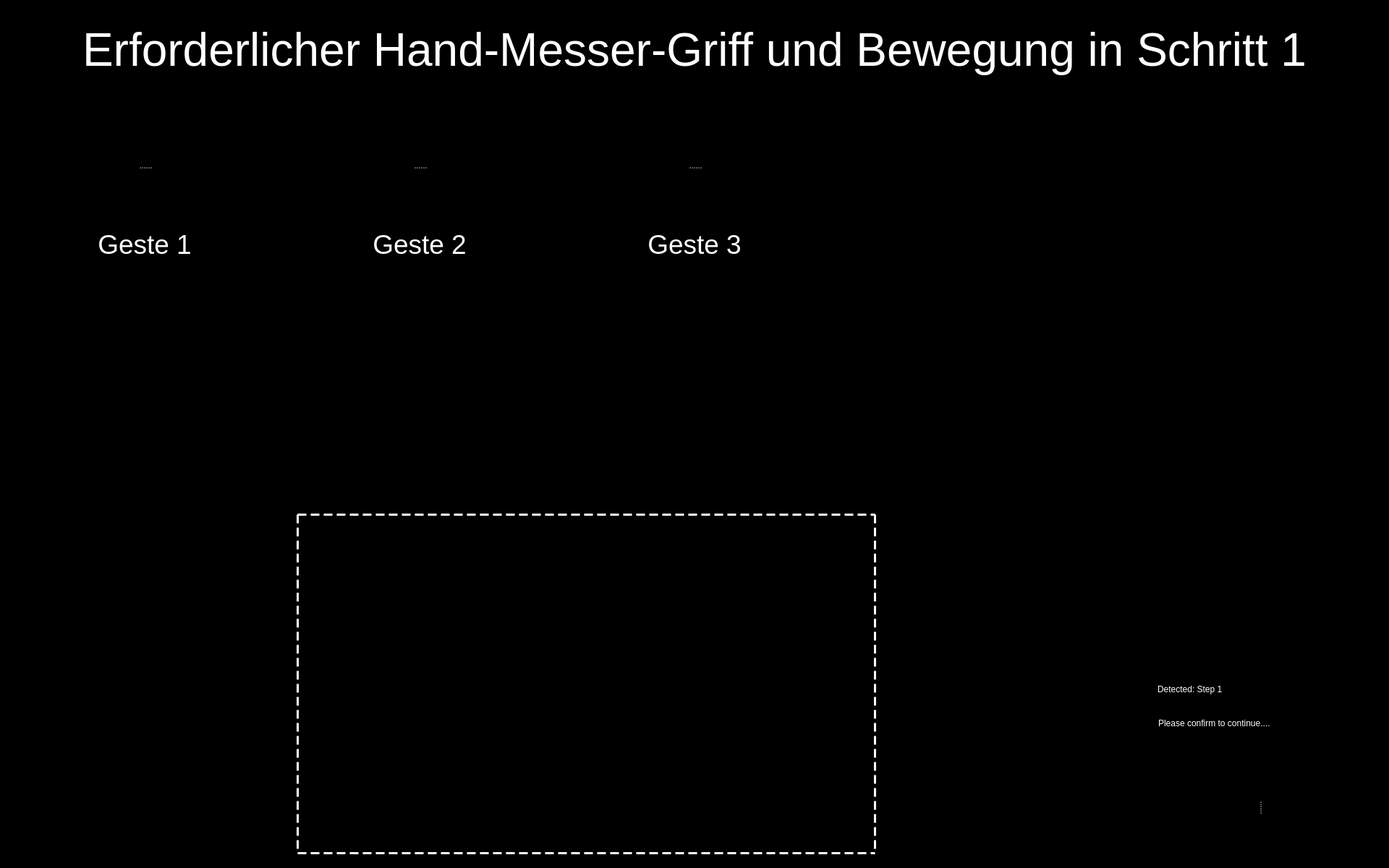
<?xml version="1.0" encoding="UTF-8"?>
<ui version="4.0">
 <class>Entry_Step_1_UI</class>
 <widget class="QWidget" name="Entry_Step_1_UI">
  <property name="windowModality">
   <enum>Qt::WindowModal</enum>
  </property>
  <property name="enabled">
   <bool>true</bool>
  </property>
  <property name="geometry">
   <rect>
    <x>0</x>
    <y>0</y>
    <width>1920</width>
    <height>1200</height>
   </rect>
  </property>
  <property name="sizePolicy">
   <sizepolicy hsizetype="Preferred" vsizetype="Preferred">
    <horstretch>0</horstretch>
    <verstretch>0</verstretch>
   </sizepolicy>
  </property>
  <property name="minimumSize">
   <size>
    <width>0</width>
    <height>0</height>
   </size>
  </property>
  <property name="maximumSize">
   <size>
    <width>1920</width>
    <height>1200</height>
   </size>
  </property>
  <property name="windowTitle">
   <string>Food Assist</string>
  </property>
  <property name="windowOpacity">
   <double>1.000000000000000</double>
  </property>
  <property name="styleSheet">
   <string notr="true">background-color: rgb(0, 0, 0);</string>
  </property>
  <widget class="QWidget" name="widget" native="true">
   <property name="geometry">
    <rect>
     <x>1540</x>
     <y>930</y>
     <width>371</width>
     <height>91</height>
    </rect>
   </property>
   <property name="styleSheet">
    <string notr="true">background-color: rgb(0, 0, 0);</string>
   </property>
   <widget class="QLabel" name="label">
    <property name="geometry">
     <rect>
      <x>10</x>
      <y>0</y>
      <width>41</width>
      <height>51</height>
     </rect>
    </property>
    <property name="styleSheet">
     <string notr="true"/>
    </property>
    <property name="text">
     <string/>
    </property>
    <property name="pixmap">
     <pixmap resource="resources/res.qrc">:/img/Icon Detected.svg</pixmap>
    </property>
    <property name="alignment">
     <set>Qt::AlignRight|Qt::AlignTrailing|Qt::AlignVCenter</set>
    </property>
   </widget>
   <widget class="QLabel" name="label_2">
    <property name="geometry">
     <rect>
      <x>60</x>
      <y>3</y>
      <width>271</width>
      <height>40</height>
     </rect>
    </property>
    <property name="styleSheet">
     <string notr="true">font: 75 28pt &quot;Arial&quot;;
color: rgb(255, 255, 255);</string>
    </property>
    <property name="text">
     <string>Detected: Step 1</string>
    </property>
    <property name="textFormat">
     <enum>Qt::RichText</enum>
    </property>
   </widget>
   <widget class="QLabel" name="label_3">
    <property name="geometry">
     <rect>
      <x>61</x>
      <y>54</y>
      <width>321</width>
      <height>31</height>
     </rect>
    </property>
    <property name="styleSheet">
     <string notr="true">font: 18pt &quot;Arial&quot;;
color: rgb(255, 255, 255)</string>
    </property>
    <property name="text">
     <string>Please confirm to continue....</string>
    </property>
   </widget>
  </widget>
  <widget class="QLabel" name="img_detected_step1">
   <property name="geometry">
    <rect>
     <x>1550</x>
     <y>430</y>
     <width>351</width>
     <height>411</height>
    </rect>
   </property>
   <property name="frameShape">
    <enum>QFrame::NoFrame</enum>
   </property>
   <property name="text">
    <string/>
   </property>
   <property name="pixmap">
    <pixmap resource="resources/res.qrc">:/detected steps/Detected Step1.png</pixmap>
   </property>
   <property name="scaledContents">
    <bool>true</bool>
   </property>
  </widget>
  <widget class="QLabel" name="label_8">
   <property name="geometry">
    <rect>
     <x>410</x>
     <y>710</y>
     <width>801</width>
     <height>471</height>
    </rect>
   </property>
   <property name="styleSheet">
    <string notr="true">border :3px solid white;
border-style : dashed;
background-color: rgb(0, 0, 0, 0);</string>
   </property>
   <property name="text">
    <string/>
   </property>
  </widget>
  <widget class="QWidget" name="widget_2" native="true">
   <property name="geometry">
    <rect>
     <x>1559</x>
     <y>1030</y>
     <width>361</width>
     <height>161</height>
    </rect>
   </property>
   <property name="styleSheet">
    <string notr="true">background-color: rgb(0,0,0);</string>
   </property>
   <widget class="QSplitter" name="splitter">
    <property name="geometry">
     <rect>
      <x>10</x>
      <y>10</y>
      <width>345</width>
      <height>150</height>
     </rect>
    </property>
    <property name="frameShape">
     <enum>QFrame::NoFrame</enum>
    </property>
    <property name="frameShadow">
     <enum>QFrame::Plain</enum>
    </property>
    <property name="lineWidth">
     <number>0</number>
    </property>
    <property name="orientation">
     <enum>Qt::Horizontal</enum>
    </property>
    <property name="opaqueResize">
     <bool>false</bool>
    </property>
    <property name="handleWidth">
     <number>45</number>
    </property>
    <property name="childrenCollapsible">
     <bool>false</bool>
    </property>
    <widget class="QPushButton" name="button_yes">
     <property name="enabled">
      <bool>true</bool>
     </property>
     <property name="minimumSize">
      <size>
       <width>81</width>
       <height>81</height>
      </size>
     </property>
     <property name="maximumSize">
      <size>
       <width>150</width>
       <height>150</height>
      </size>
     </property>
     <property name="cursor">
      <cursorShape>OpenHandCursor</cursorShape>
     </property>
     <property name="focusPolicy">
      <enum>Qt::WheelFocus</enum>
     </property>
     <property name="contextMenuPolicy">
      <enum>Qt::DefaultContextMenu</enum>
     </property>
     <property name="icon">
      <iconset resource="resources/res.qrc">
       <normaloff>:/buttons/Button Yes.svg</normaloff>:/buttons/Button Yes.svg</iconset>
     </property>
     <property name="iconSize">
      <size>
       <width>144</width>
       <height>144</height>
      </size>
     </property>
     <property name="autoDefault">
      <bool>false</bool>
     </property>
     <property name="default">
      <bool>false</bool>
     </property>
     <property name="flat">
      <bool>true</bool>
     </property>
    </widget>
    <widget class="QPushButton" name="button_no">
     <property name="enabled">
      <bool>true</bool>
     </property>
     <property name="minimumSize">
      <size>
       <width>81</width>
       <height>81</height>
      </size>
     </property>
     <property name="maximumSize">
      <size>
       <width>150</width>
       <height>150</height>
      </size>
     </property>
     <property name="cursor">
      <cursorShape>OpenHandCursor</cursorShape>
     </property>
     <property name="focusPolicy">
      <enum>Qt::WheelFocus</enum>
     </property>
     <property name="contextMenuPolicy">
      <enum>Qt::DefaultContextMenu</enum>
     </property>
     <property name="icon">
      <iconset resource="resources/res.qrc">
       <normaloff>:/buttons/Button No.svg</normaloff>:/buttons/Button No.svg</iconset>
     </property>
     <property name="iconSize">
      <size>
       <width>144</width>
       <height>144</height>
      </size>
     </property>
     <property name="autoDefault">
      <bool>false</bool>
     </property>
     <property name="default">
      <bool>false</bool>
     </property>
     <property name="flat">
      <bool>true</bool>
     </property>
    </widget>
   </widget>
  </widget>
  <widget class="QLabel" name="label_text_1">
   <property name="geometry">
    <rect>
     <x>40</x>
     <y>20</y>
     <width>1840</width>
     <height>100</height>
    </rect>
   </property>
   <property name="font">
    <font>
     <family>Arial</family>
     <pointsize>48</pointsize>
     <weight>9</weight>
     <italic>false</italic>
     <bold>false</bold>
    </font>
   </property>
   <property name="styleSheet">
    <string notr="true">font: 75 48pt &quot;Arial&quot;;
color: rgb(255, 255, 255);</string>
   </property>
   <property name="text">
    <string>Erforderlicher Hand-Messer-Griff und Bewegung in Schritt 1</string>
   </property>
   <property name="textFormat">
    <enum>Qt::RichText</enum>
   </property>
   <property name="alignment">
    <set>Qt::AlignCenter</set>
   </property>
   <property name="wordWrap">
    <bool>true</bool>
   </property>
  </widget>
  <widget class="QSplitter" name="splitter_3">
   <property name="geometry">
    <rect>
     <x>420</x>
     <y>160</y>
     <width>320</width>
     <height>282</height>
    </rect>
   </property>
   <property name="orientation">
    <enum>Qt::Vertical</enum>
   </property>
   <widget class="QLabel" name="image_required_2">
    <property name="maximumSize">
     <size>
      <width>320</width>
      <height>240</height>
     </size>
    </property>
    <property name="text">
     <string/>
    </property>
    <property name="pixmap">
     <pixmap resource="resources/res.qrc">:/img/step1_gesture2.png</pixmap>
    </property>
    <property name="scaledContents">
     <bool>true</bool>
    </property>
   </widget>
   <widget class="QLabel" name="text_required_2">
    <property name="font">
     <font>
      <family>Arial</family>
      <pointsize>28</pointsize>
      <weight>9</weight>
      <italic>false</italic>
      <bold>false</bold>
     </font>
    </property>
    <property name="styleSheet">
     <string notr="true">font: 75 28pt &quot;Arial&quot;;
color: rgb(255, 255, 255);</string>
    </property>
    <property name="text">
     <string>Geste 2</string>
    </property>
    <property name="textFormat">
     <enum>Qt::PlainText</enum>
    </property>
    <property name="alignment">
     <set>Qt::AlignCenter</set>
    </property>
    <property name="wordWrap">
     <bool>true</bool>
    </property>
   </widget>
  </widget>
  <widget class="QSplitter" name="splitter_4">
   <property name="geometry">
    <rect>
     <x>800</x>
     <y>160</y>
     <width>320</width>
     <height>282</height>
    </rect>
   </property>
   <property name="orientation">
    <enum>Qt::Vertical</enum>
   </property>
   <widget class="QLabel" name="image_required_3">
    <property name="maximumSize">
     <size>
      <width>320</width>
      <height>240</height>
     </size>
    </property>
    <property name="text">
     <string/>
    </property>
    <property name="pixmap">
     <pixmap resource="resources/res.qrc">:/img/step1_gesture3.png</pixmap>
    </property>
    <property name="scaledContents">
     <bool>true</bool>
    </property>
   </widget>
   <widget class="QLabel" name="text_required_3">
    <property name="font">
     <font>
      <family>Arial</family>
      <pointsize>28</pointsize>
      <weight>9</weight>
      <italic>false</italic>
      <bold>false</bold>
     </font>
    </property>
    <property name="styleSheet">
     <string notr="true">font: 75 28pt &quot;Arial&quot;;
color: rgb(255, 255, 255);</string>
    </property>
    <property name="text">
     <string>Geste 3</string>
    </property>
    <property name="textFormat">
     <enum>Qt::PlainText</enum>
    </property>
    <property name="alignment">
     <set>Qt::AlignCenter</set>
    </property>
    <property name="wordWrap">
     <bool>true</bool>
    </property>
   </widget>
  </widget>
  <widget class="QSplitter" name="splitter_2">
   <property name="geometry">
    <rect>
     <x>40</x>
     <y>160</y>
     <width>320</width>
     <height>282</height>
    </rect>
   </property>
   <property name="orientation">
    <enum>Qt::Vertical</enum>
   </property>
   <widget class="QLabel" name="image_required_1">
    <property name="maximumSize">
     <size>
      <width>320</width>
      <height>240</height>
     </size>
    </property>
    <property name="text">
     <string/>
    </property>
    <property name="pixmap">
     <pixmap resource="resources/res.qrc">:/img/step1_gesture1.png</pixmap>
    </property>
    <property name="scaledContents">
     <bool>true</bool>
    </property>
   </widget>
   <widget class="QLabel" name="text_required_1">
    <property name="font">
     <font>
      <family>Arial</family>
      <pointsize>28</pointsize>
      <weight>9</weight>
      <italic>false</italic>
      <bold>false</bold>
     </font>
    </property>
    <property name="styleSheet">
     <string notr="true">font: 75 28pt &quot;Arial&quot;;
color: rgb(255, 255, 255);</string>
    </property>
    <property name="text">
     <string>Geste 1</string>
    </property>
    <property name="textFormat">
     <enum>Qt::PlainText</enum>
    </property>
    <property name="alignment">
     <set>Qt::AlignCenter</set>
    </property>
    <property name="wordWrap">
     <bool>true</bool>
    </property>
   </widget>
  </widget>
 </widget>
 <resources>
  <include location="resources/res.qrc"/>
 </resources>
 <connections/>
</ui>
